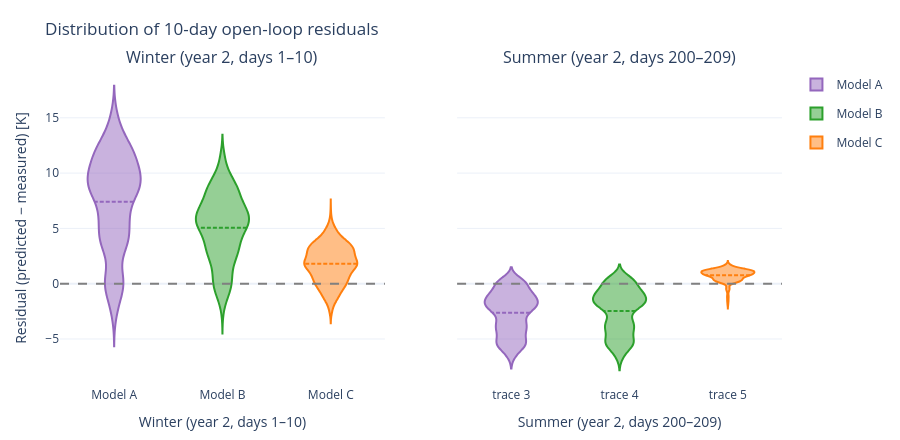

Notebook source saved alongside this figure:
### Markdown cell above
Residual = predicted − measured for the 10-day open-loop run. The spread shows the error size; the position relative to zero shows the bias (too warm above 0, too cool below).

### Code cell
fig = make_subplots(rows=1, cols=2, subplot_titles=list(WINDOWS.keys()), shared_yaxes=True)
for j, wname in enumerate(WINDOWS, start=1):
    for m in ["A", "B", "C"]:
        fig.add_trace(go.Violin(y=resid_freerun[wname][m], name=f"Model {m}" if j == 1 else None,
                                line_color=COLM[m], legendgroup=m, showlegend=(j == 1),
                                meanline_visible=True, points=False), 1, j)
    fig.add_hline(y=0, line=dict(color="grey", dash="dash"), row=1, col=j)
    fig.update_xaxes(title_text=wname, row=1, col=j)
fig.update_yaxes(title_text="Residual (predicted − measured) [K]", row=1, col=1)
fig.update_layout(title="Distribution of 10-day open-loop residuals")
save_fig(fig, "fig14_residual_violins", h=440)

### Figure 1 — Plotly figure (JSON) as saved in the notebook; plotly's stock layout.template omitted (floating-point values rounded to 4 significant figures; data arrays with more than 128 entries replaced by an {"elided": "..."} marker saying what was removed)
{"data": [{"legendgroup": "A", "line": {"color": "#9467bd"}, "meanline": {"visible": true}, "name": "Model A", "points": false, "showlegend": true, "type": "violin", "xaxis": "x", "y": {"elided": "960 float values"}, "yaxis": "y"}, {"legendgroup": "B", "line": {"color": "#2ca02c"}, "meanline": {"visible": true}, "name": "Model B", "points": false, "showlegend": true, "type": "violin", "xaxis": "x", "y": {"elided": "960 float values"}, "yaxis": "y"}, {"legendgroup": "C", "line": {"color": "#ff7f0e"}, "meanline": {"visible": true}, "name": "Model C", "points": false, "showlegend": true, "type": "violin", "xaxis": "x", "y": {"elided": "960 float values"}, "yaxis": "y"}, {"legendgroup": "A", "line": {"color": "#9467bd"}, "meanline": {"visible": true}, "points": false, "showlegend": false, "type": "violin", "xaxis": "x2", "y": {"elided": "960 float values"}, "yaxis": "y2"}, {"legendgroup": "B", "line": {"color": "#2ca02c"}, "meanline": {"visible": true}, "points": false, "showlegend": false, "type": "violin", "xaxis": "x2", "y": {"elided": "960 float values"}, "yaxis": "y2"}, {"legendgroup": "C", "line": {"color": "#ff7f0e"}, "meanline": {"visible": true}, "points": false, "showlegend": false, "type": "violin", "xaxis": "x2", "y": {"elided": "960 float values"}, "yaxis": "y2"}], "layout": {"annotations": [{"font": {"size": 16}, "showarrow": false, "text": "Winter (year 2, days 1–10)", "x": 0.225, "xanchor": "center", "xref": "paper", "y": 1, "yanchor": "bottom", "yref": "paper"}, {"font": {"size": 16}, "showarrow": false, "text": "Summer (year 2, days 200–209)", "x": 0.775, "xanchor": "center", "xref": "paper", "y": 1, "yanchor": "bottom", "yref": "paper"}], "height": 440, "margin": {"b": 50, "l": 60, "r": 30, "t": 70}, "shapes": [{"line": {"color": "grey", "dash": "dash"}, "type": "line", "x0": 0, "x1": 1, "xref": "x domain", "y0": 0, "y1": 0, "yref": "y"}, {"line": {"color": "grey", "dash": "dash"}, "type": "line", "x0": 0, "x1": 1, "xref": "x2 domain", "y0": 0, "y1": 0, "yref": "y2"}], "title": {"text": "Distribution of 10-day open-loop residuals"}, "xaxis": {"anchor": "y", "domain": [0, 0.45], "title": {"text": "Winter (year 2, days 1–10)"}}, "xaxis2": {"anchor": "y2", "domain": [0.55, 1], "title": {"text": "Summer (year 2, days 200–209)"}}, "yaxis": {"anchor": "x", "domain": [0, 1], "title": {"text": "Residual (predicted − measured) [K]"}}, "yaxis2": {"anchor": "x2", "domain": [0, 1], "matches": "y", "showticklabels": false}}}
